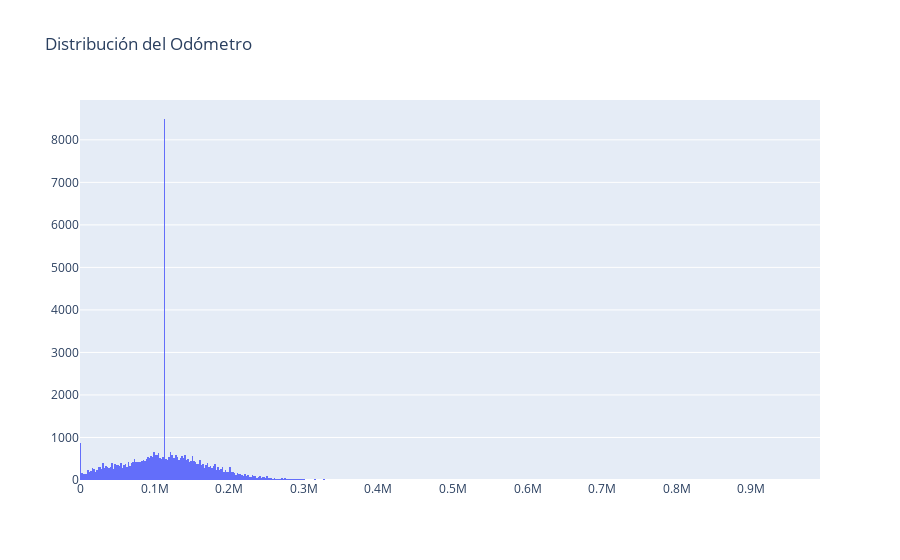

Source (notebook cell):
### Markdown cell above
### Histograma de Odómetro

Muestra la distribución de los valores de kilometraje (odometer) de los vehículos.  
Se utiliza `plotly.graph_objects` como ejemplo alternativo.

### Code cell
fig_odometer = go.Figure(data=[go.Histogram(x=df['odometer'])])
fig_odometer.update_layout(title_text='Distribución del Odómetro')
fig_odometer.show()

### Figure 1 — Plotly figure (JSON) as saved in the notebook; plotly's stock layout.template omitted (floating-point values rounded to 4 significant figures; data arrays with more than 128 entries replaced by an {"elided": "..."} marker saying what was removed)
{"data": [{"type": "histogram", "x": {"elided": "51525 float values"}}], "layout": {"title": {"text": "Distribución del Odómetro"}}}
